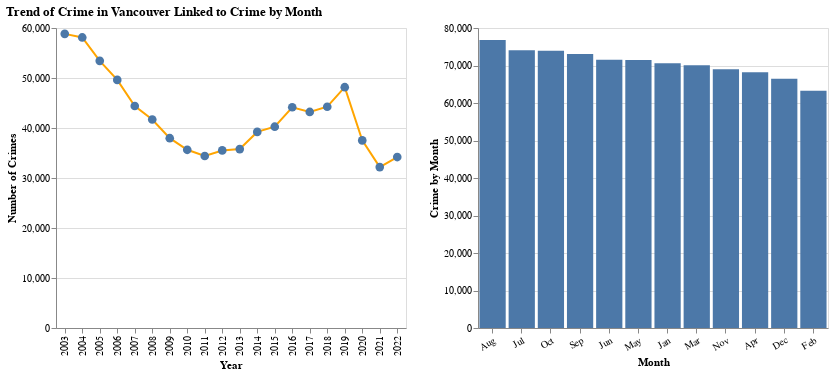

This figure's notebook cell:
### Code cell
# Selector
selector = alt.selection_single(fields=['YEAR'])

# Create the Base Graph
base = alt.Chart(df_ym).properties(
    width=350,
    height=300,
).add_selection(selector)

# Create the Line Chart
lines = base.mark_line().encode(
    x=alt.X('YEAR:O', title="Year"),
    y=alt.Y('sum(Count):Q', title="Number of Crimes"),
    opacity=alt.condition(selector, alt.value(1), alt.value(0.1)),
    tooltip=[
        alt.Tooltip('YEAR'),
        alt.Tooltip('sum(Count)')
    ]
)
lines = lines.mark_line(point=True,color='orange').encode(
    opacity=alt.condition(selector, alt.value(1), alt.value(0.25))
).add_selection(selector)

# Create the Bar Chart
bar = base.mark_bar(opacity=1, thickness=100).encode(
    x=alt.X('MONTH:O', axis=alt.Axis(labelAngle=-30), title="Month", sort="-y"),
    y=alt.Y('sum(Count)', title="Crime by Month"),
    tooltip=[
        alt.Tooltip('MONTH:O', title="Month"),
        alt.Tooltip('sum(Count)', title='Incedents of Crime'),
        #alt.Tooltip('YEAR', title='Year')
    ]

).transform_filter(  # Add this method to filter the data based on the selected year
    selector
)

complete = (lines | bar).properties(
    title="Trend of Crime in Vancouver Linked to Crime by Month"
).configure_point(
    size=75
)
complete

### Figure 1 — Vega-Lite specification as saved in the notebook (floating-point values rounded to 4 significant figures; data arrays with more than 128 entries replaced by an {"elided": "..."} marker saying what was removed)
{"config": {"view": {"continuousWidth": 400, "continuousHeight": 300}, "point": {"size": 75}}, "hconcat": [{"mark": {"type": "line", "color": "orange", "point": true}, "encoding": {"opacity": {"condition": {"value": 1, "selection": "selector001"}, "value": 0.25}, "tooltip": [{"field": "YEAR", "type": "quantitative"}, {"aggregate": "sum", "field": "Count", "type": "quantitative"}], "x": {"field": "YEAR", "title": "Year", "type": "ordinal"}, "y": {"aggregate": "sum", "field": "Count", "title": "Number of Crimes", "type": "quantitative"}}, "height": 300, "selection": {"selector001": {"type": "single", "fields": ["YEAR"]}}, "width": 350}, {"mark": {"type": "bar", "opacity": 1, "thickness": 100}, "encoding": {"tooltip": [{"field": "MONTH", "title": "Month", "type": "ordinal"}, {"aggregate": "sum", "field": "Count", "title": "Incedents of Crime", "type": "quantitative"}], "x": {"axis": {"labelAngle": -30}, "field": "MONTH", "sort": "-y", "title": "Month", "type": "ordinal"}, "y": {"aggregate": "sum", "field": "Count", "title": "Crime by Month", "type": "quantitative"}}, "height": 300, "selection": {"selector001": {"type": "single", "fields": ["YEAR"]}}, "transform": [{"filter": {"selection": "selector001"}}], "width": 350}], "data": {"name": "data-c3889b12f97148d6d94c98c3499d1264"}, "title": "Trend of Crime in Vancouver Linked to Crime by Month", "$schema": "https://vega.github.io/schema/vega-lite/v4.17.0.json", "datasets": {"data-c3889b12f97148d6d94c98c3499d1264": {"elided": "240 records"}}}
